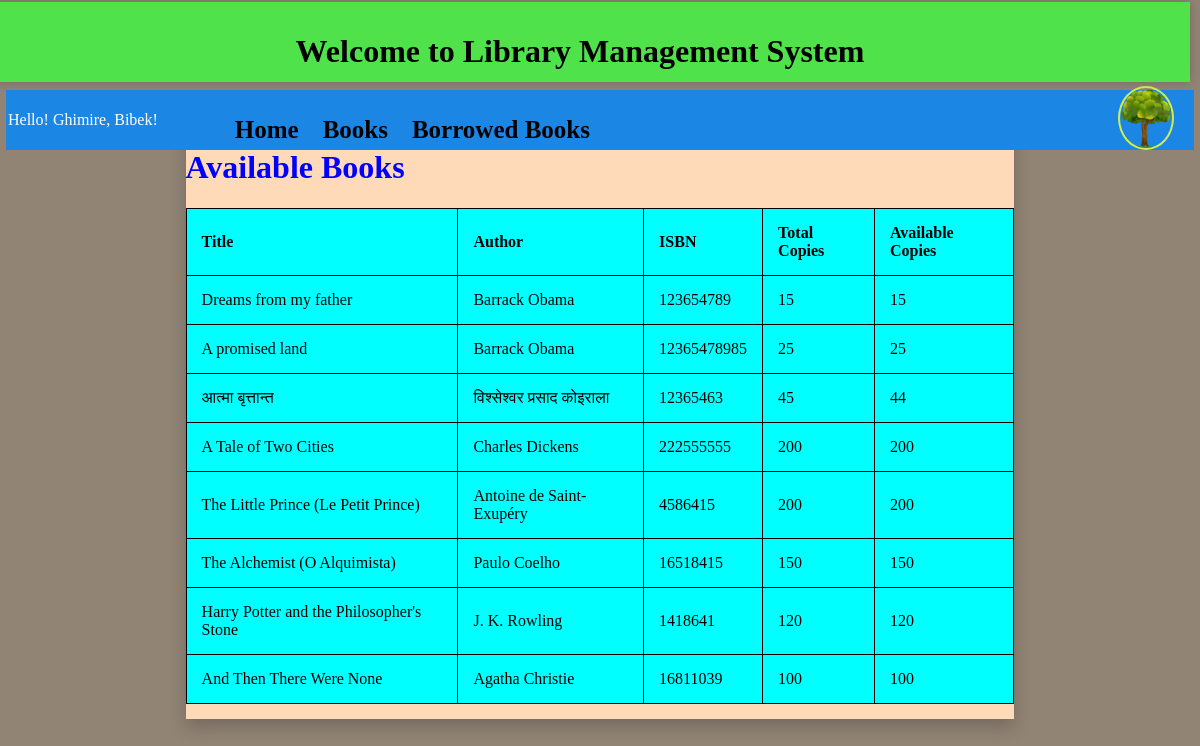
Before: /library/book/ (signed in) with the older database file.
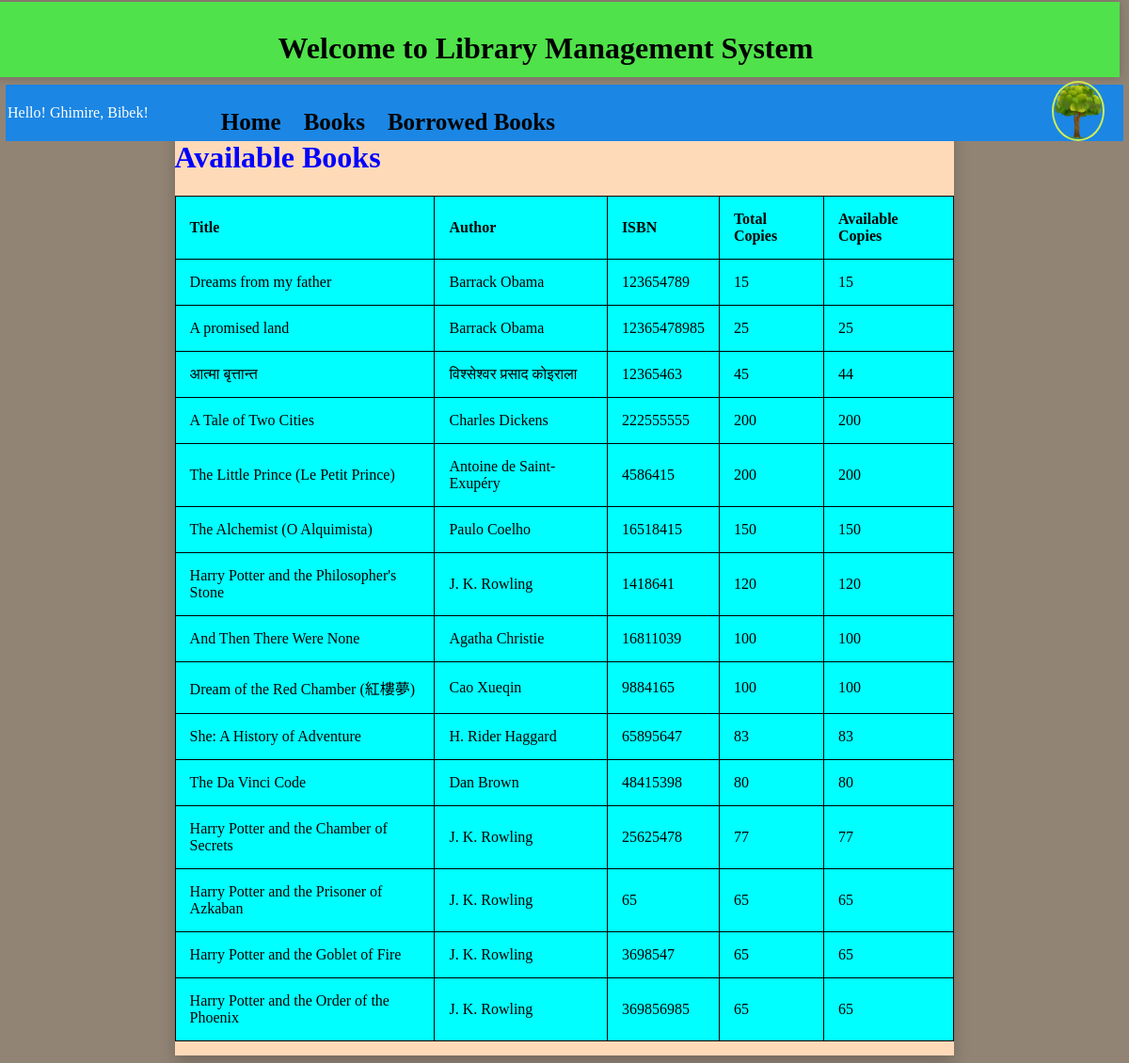
After: the same page with the newer database file.
### book/models.py (models this page shows, shortened)
class Book(models.Model):
    title=models.CharField(max_length=200)
    author=models.CharField(max_length=200)
    isbn=models.CharField(max_length=13)
    total_copies=models.PositiveIntegerField(default=1)
    available_stock=models.PositiveIntegerField(default=total_copies)

### book/views.py (the view)
# urls.py: path("book/", views.book_list, name='book_list'),
@login_required
def book_list(request):
    books=Book.objects.all()
    return render(request, 'book_list.html', {'books':books})

### book/templates/book_list.html (shortened to what this page needs)
{% extends 'home.html' %}
{% load static %}
{% block othercss %}
<link rel="stylesheet" href="{% static 'book/css/book-list.css' %}">
{% endblock %}
{% block book_list %}
<div class="books-list">
{% if user.is_authenticated %}
<h1>Available Books</h1>
<table>
    <tr>
      <th>Title</th>
      <th>Author</th>
      <th>ISBN</th>
      <th>Total Copies</th>
      <th>Available Copies</th>
    </tr>
    {% for book in books %}
    <tr>
      <td>{{ book.title }}</td>
      <td>{{ book.author }}</td>
      <td>{{ book.isbn }}</td>
      <td>{{ book.total_copies }}</td>
      <td>{{ book.available_stock }}</td>
    </tr>
    {% endfor %}
  </table>
{% else %}
  <p>You are not logged in, please login to continue</p>
  <p><a href="{% url 'login' %}">Log In</a></p>
{% endif %}
</div>
{% endblock %}

Changed rows visible on the page:
added Book: title "Dream of the Red Chamber (紅樓夢)", author "Cao Xueqin", isbn "9884165", total_copies "100", available_stock "100"
added Book: title "She: A History of Adventure", author "H. Rider Haggard", isbn "65895647", total_copies "83", available_stock "83"
added Book: title "The Da Vinci Code", author "Dan Brown", isbn "48415398", total_copies "80", available_stock "80"
added Book: title "Harry Potter and the Chamber of Secrets", author "J. K. Rowling", isbn "25625478", total_copies "77", available_stock "77"
added Book: title "Harry Potter and the Prisoner of Azkaban", author "J. K. Rowling", isbn "65", total_copies "65", available_stock "65"
added Book: title "Harry Potter and the Goblet of Fire", author "J. K. Rowling", isbn "3698547", total_copies "65", available_stock "65"
added Book: title "Harry Potter and the Order of the Phoenix", author "J. K. Rowling", isbn "369856985", total_copies "65", available_stock "65"
